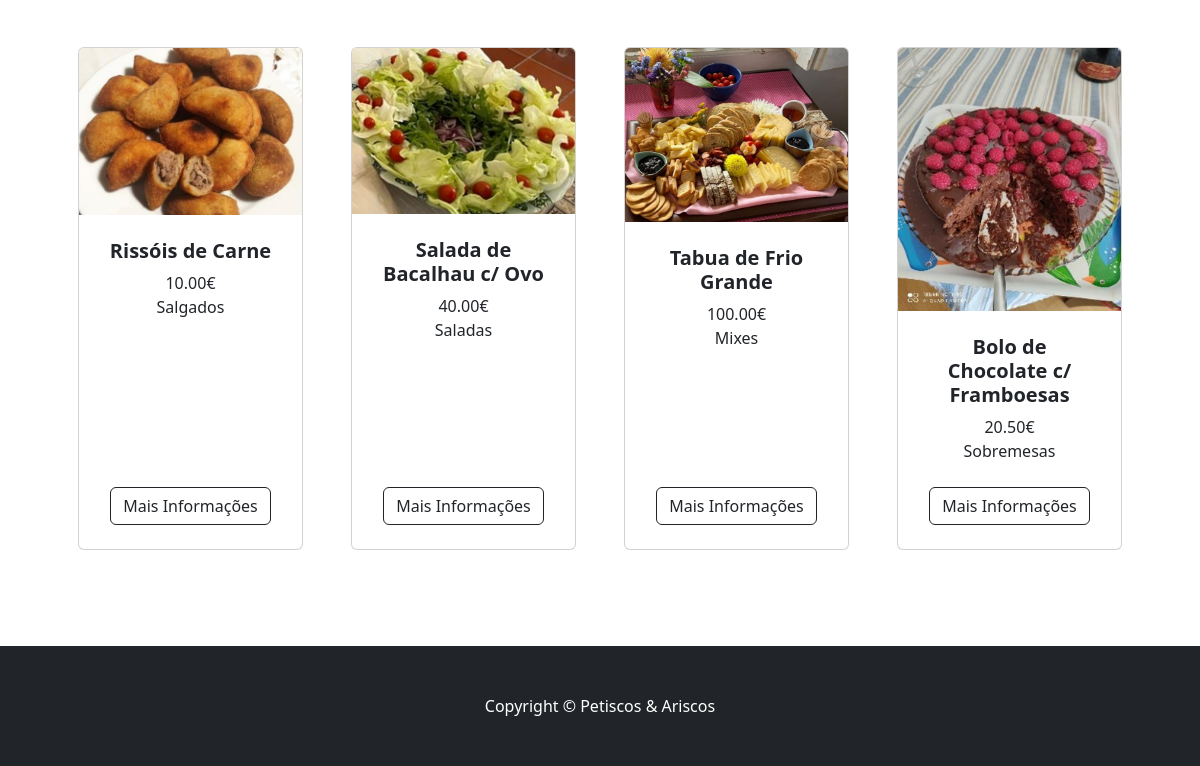
The app's page / (lower part), older data.
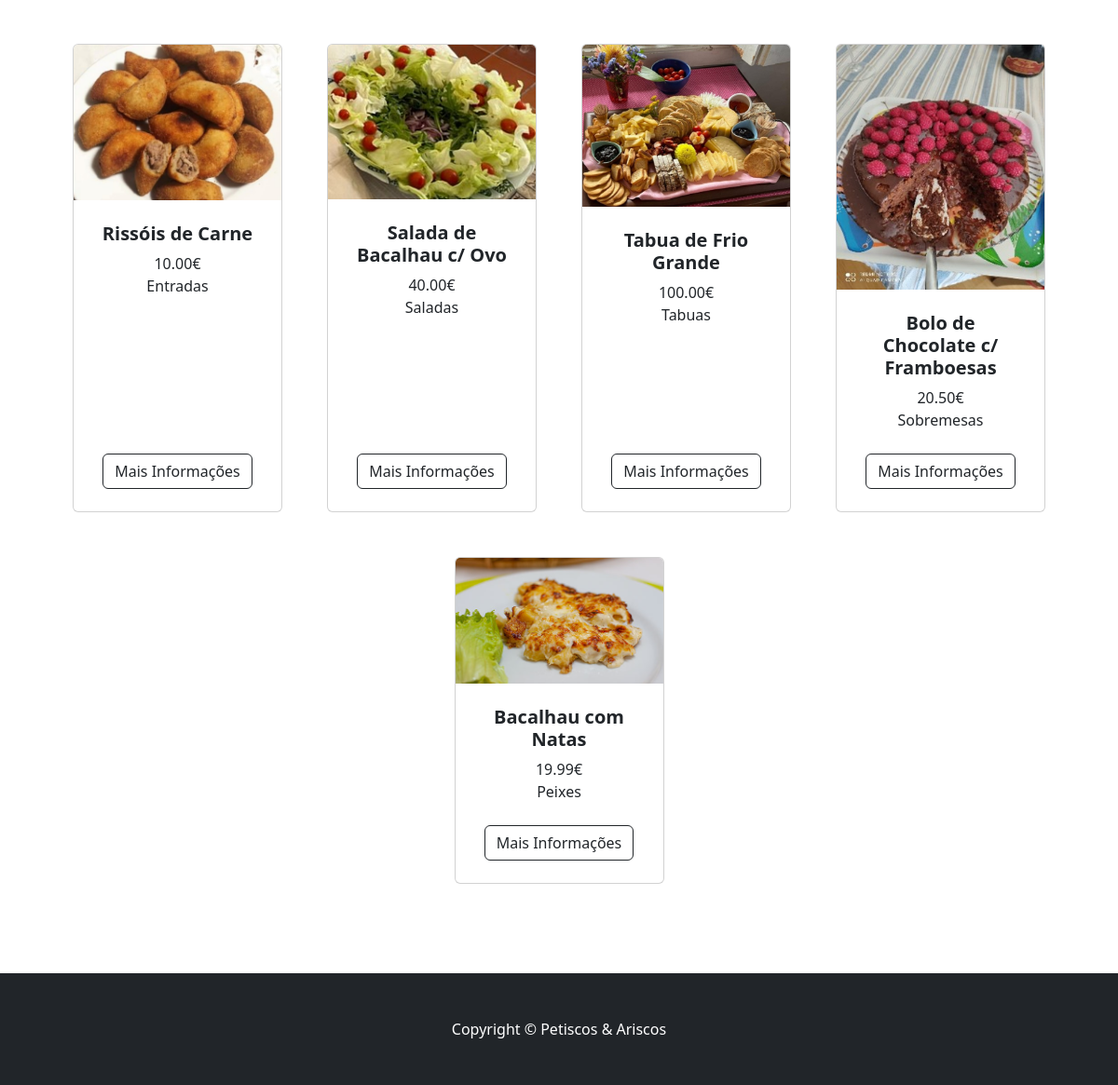
The same page, newer data.
### mystore/models.py (models this page shows, shortened)
class Products(models.Model):
    name = models.CharField(max_length=100)
    price = models.DecimalField(default=0, decimal_places=2, max_digits=6)
    category = models.ForeignKey(Categories, on_delete=models.CASCADE, default=1)
    description = models.CharField(max_length=250, default='', blank=True, null=True)
    image = models.ImageField(upload_to='uploads/product/')
    is_sale = models.BooleanField(default=False)
    sale_price = models.DecimalField(default=0, decimal_places=2, max_digits=6)
    class Meta:
        verbose_name_plural = "Products"

class Categories(models.Model):
    name = models.CharField(max_length=50)
    def __str__(self):
        return self.name
    class Meta:
        verbose_name_plural = "Categories"

### mystore/views.py (the view)
# urls.py: path('', views.home, name='home'),
def home(request):
    products = Products.objects.all()
    return render(request, 'home.html', {'products':products})

### cart/cart.py (called while the page is built)
    def __len__(self):
        return len(self.cart)

### cart/context_processors.py (called while the page is built)
def cart(request):
    return {'cart': Cart(request)}

### mystore/templates/home.html (shortened to what this page needs)
{% extends 'base.html' %}
{% block content %}
        <section class="py-5">
            <div class="container px-4 px-lg-5 mt-5">
                <div class="row gx-4 gx-lg-5 row-cols-2 row-cols-md-3 row-cols-xl-4 justify-content-center">
                    {% for product in products %}
                        {% if product.is_sale %}
                        <div class="col mb-5">
                            <div class="card h-100">
                                <div class="badge bg-dark text-white position-absolute" style="top: 0.5rem; right: 0.5rem">Saldos</div>
                                <img class="card-img-top" src="{{ product.image.url }}" alt="..." />
                                <div class="card-body p-4">
                                    <div class="text-center">
                                        <h5 class="fw-bolder">{{ product.name }}</h5>
                                        <div class="d-flex justify-content-center small text-warning mb-2">
                                        <div class="bi-star-fill"></div>&nbsp;&nbsp;Saldos!&nbsp;&nbsp;
                                        <div class="bi-star-fill"></div></div>
                                        <strike>{{ product.price }}€</strike>
                                        {{ product.sale_price }}€
                                        <br>
                                        {{ product.category }}
                                    </div>
                                </div>
                                <div class="card-footer p-4 pt-0 border-top-0 bg-transparent">
                                    <div class="text-center"><a class="btn btn-outline-dark mt-auto" href="{% url 'product' product.id %}">Mais Informações</a></div>
                                </div>
                            </div>
                        </div>
                        {% else %}
                    <div class="col mb-5">
                        <div class="card h-100">
                            <img class="card-img-top" src="{{ product.image.url }}" alt="..." />
                            <div class="card-body p-4">
                                <div class="text-center">
                                    <h5 class="fw-bolder">{{ product.name }}</h5>
                                    {{ product.price }}€
                                    <br>
                                    {{ product.category }}
                                </div>
                            </div>
                            <div class="card-footer p-4 pt-0 border-top-0 bg-transparent">
                                <div class="text-center"><a class="btn btn-outline-dark mt-auto" href="{% url 'product' product.id %}">Mais Informações</a></div>
                            </div>
                        </div>
                    </div>
                        {% endif %}
                    {% endfor %}
                </div>
            </div>
        </section>
{% endblock %}

### mystore/templates/base.html (shortened to what this page needs)
{% load static %}
<!DOCTYPE html>
<html lang="en">
    <head>
        <link href="https://cdn.jsdelivr.net/npm/bootstrap-icons@1.5.0/font/bootstrap-icons.css" rel="stylesheet" />
        <link href="{% static 'css/styles.css' %}" rel="stylesheet" />
    </head>
    <body>
        {% block content %}
        {% endblock %}
        <footer class="py-5 bg-dark">
            <div class="container">
                <p class="m-0 text-center text-white">Copyright &copy; Petiscos & Ariscos</p>
            </div>
        </footer>
    </body>
</html>

Row changes from the older to the newer data that the page shows:
changed Products "Rissóis de Carne": category "Salgados" → "Entradas"
changed through a linked row, Products "Tabua de Frio Grande": category "Mixes" → "Tabuas"
added Products: image (picture), name "Bacalhau com Natas", price "19.99", category "Peixes"
